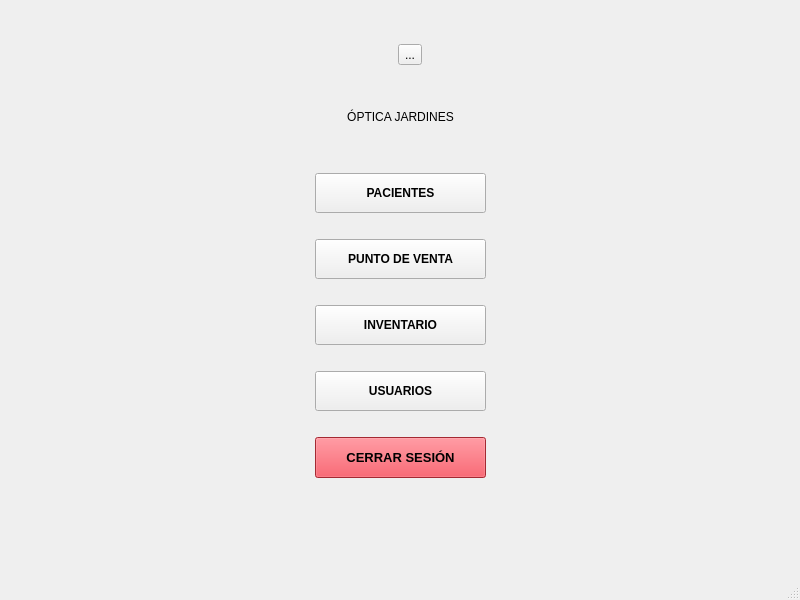
<?xml version="1.0" encoding="UTF-8"?>
<ui version="4.0">
 <class>Menu</class>
 <widget class="QMainWindow" name="Menu">
  <property name="geometry">
   <rect>
    <x>0</x>
    <y>0</y>
    <width>800</width>
    <height>600</height>
   </rect>
  </property>
  <property name="windowTitle">
   <string>MainWindow</string>
  </property>
  <widget class="QWidget" name="centralwidget">
   <layout class="QGridLayout" name="gridLayout">
    <item row="0" column="0">
     <layout class="QGridLayout" name="gridLayout_2" rowstretch="0,0,0,0,0,0,0,0,0,0,0,0,0,0,0" columnstretch="3,0,5">
      <item row="0" column="0" colspan="3">
       <layout class="QGridLayout" name="gridLayout_5" columnstretch="0,0,0,0">
        <item row="0" column="1">
         <spacer name="horizontalSpacer_5">
          <property name="orientation">
           <enum>Qt::Orientation::Horizontal</enum>
          </property>
          <property name="sizeHint" stdset="0">
           <size>
            <width>40</width>
            <height>20</height>
           </size>
          </property>
         </spacer>
        </item>
        <item row="0" column="3">
         <spacer name="horizontalSpacer_6">
          <property name="orientation">
           <enum>Qt::Orientation::Horizontal</enum>
          </property>
          <property name="sizeHint" stdset="0">
           <size>
            <width>40</width>
            <height>20</height>
           </size>
          </property>
         </spacer>
        </item>
        <item row="0" column="2">
         <widget class="QToolButton" name="toolButton">
          <property name="layoutDirection">
           <enum>Qt::LayoutDirection::RightToLeft</enum>
          </property>
          <property name="text">
           <string>...</string>
          </property>
          <property name="icon">
           <iconset resource="RECURSOS.qrc">
            <normaloff>:/IMAGENES/IMAGENES/LOGOS/LOGO GRIS.jpg</normaloff>:/IMAGENES/IMAGENES/LOGOS/LOGO GRIS.jpg</iconset>
          </property>
          <property name="iconSize">
           <size>
            <width>35</width>
            <height>35</height>
           </size>
          </property>
          <property name="popupMode">
           <enum>QToolButton::ToolButtonPopupMode::DelayedPopup</enum>
          </property>
         </widget>
        </item>
        <item row="0" column="0">
         <spacer name="verticalSpacer_3">
          <property name="orientation">
           <enum>Qt::Orientation::Vertical</enum>
          </property>
          <property name="sizeType">
           <enum>QSizePolicy::Policy::Expanding</enum>
          </property>
          <property name="sizeHint" stdset="0">
           <size>
            <width>20</width>
            <height>50</height>
           </size>
          </property>
         </spacer>
        </item>
       </layout>
      </item>
      <item row="13" column="0" colspan="3">
       <layout class="QGridLayout" name="layout" rowstretch="0,0,0,0,0,0,0,0,0,0,0,0,0,0">
        <property name="topMargin">
         <number>0</number>
        </property>
        <item row="0" column="0" colspan="3">
         <layout class="QGridLayout" name="gridLayout_3">
          <property name="topMargin">
           <number>0</number>
          </property>
          <item row="0" column="1">
           <widget class="QLabel" name="Titulo">
            <property name="styleSheet">
             <string notr="true"/>
            </property>
            <property name="text">
             <string>ÓPTICA JARDINES</string>
            </property>
            <property name="alignment">
             <set>Qt::AlignmentFlag::AlignCenter</set>
            </property>
            <property name="margin">
             <number>10</number>
            </property>
           </widget>
          </item>
          <item row="0" column="0">
           <spacer name="horizontalSpacer_3">
            <property name="orientation">
             <enum>Qt::Orientation::Horizontal</enum>
            </property>
            <property name="sizeHint" stdset="0">
             <size>
              <width>40</width>
              <height>20</height>
             </size>
            </property>
           </spacer>
          </item>
          <item row="0" column="3">
           <spacer name="horizontalSpacer_4">
            <property name="orientation">
             <enum>Qt::Orientation::Horizontal</enum>
            </property>
            <property name="sizeHint" stdset="0">
             <size>
              <width>40</width>
              <height>20</height>
             </size>
            </property>
           </spacer>
          </item>
          <item row="1" column="1">
           <spacer name="verticalSpacer">
            <property name="orientation">
             <enum>Qt::Orientation::Vertical</enum>
            </property>
            <property name="sizeType">
             <enum>QSizePolicy::Policy::Expanding</enum>
            </property>
            <property name="sizeHint" stdset="0">
             <size>
              <width>20</width>
              <height>40</height>
             </size>
            </property>
           </spacer>
          </item>
         </layout>
        </item>
        <item row="1" column="1">
         <layout class="QGridLayout" name="botones">
          <property name="topMargin">
           <number>0</number>
          </property>
          <item row="5" column="1">
           <spacer name="verticalSpacer_5">
            <property name="orientation">
             <enum>Qt::Orientation::Vertical</enum>
            </property>
            <property name="sizeType">
             <enum>QSizePolicy::Policy::Expanding</enum>
            </property>
            <property name="sizeHint" stdset="0">
             <size>
              <width>20</width>
              <height>20</height>
             </size>
            </property>
           </spacer>
          </item>
          <item row="9" column="1">
           <spacer name="EspacioUsuarios">
            <property name="orientation">
             <enum>Qt::Orientation::Vertical</enum>
            </property>
            <property name="sizeType">
             <enum>QSizePolicy::Policy::Expanding</enum>
            </property>
            <property name="sizeHint" stdset="0">
             <size>
              <width>165</width>
              <height>20</height>
             </size>
            </property>
           </spacer>
          </item>
          <item row="3" column="1">
           <spacer name="verticalSpacer_4">
            <property name="orientation">
             <enum>Qt::Orientation::Vertical</enum>
            </property>
            <property name="sizeType">
             <enum>QSizePolicy::Policy::Expanding</enum>
            </property>
            <property name="sizeHint" stdset="0">
             <size>
              <width>20</width>
              <height>20</height>
             </size>
            </property>
           </spacer>
          </item>
          <item row="1" column="1">
           <widget class="QPushButton" name="Lista">
            <property name="enabled">
             <bool>true</bool>
            </property>
            <property name="font">
             <font>
              <family>Arial</family>
              <bold>true</bold>
             </font>
            </property>
            <property name="cursor">
             <cursorShape>OpenHandCursor</cursorShape>
            </property>
            <property name="styleSheet">
             <string notr="true">padding: 12px 30px;</string>
            </property>
            <property name="text">
             <string>PACIENTES</string>
            </property>
           </widget>
          </item>
          <item row="4" column="0">
           <spacer name="horizontalSpacer">
            <property name="orientation">
             <enum>Qt::Orientation::Horizontal</enum>
            </property>
            <property name="sizeType">
             <enum>QSizePolicy::Policy::Expanding</enum>
            </property>
            <property name="sizeHint" stdset="0">
             <size>
              <width>40</width>
              <height>20</height>
             </size>
            </property>
           </spacer>
          </item>
          <item row="8" column="1">
           <widget class="QPushButton" name="USUARIOS">
            <property name="font">
             <font>
              <family>Arial</family>
              <bold>true</bold>
             </font>
            </property>
            <property name="styleSheet">
             <string notr="true">padding: 12px 30px;</string>
            </property>
            <property name="text">
             <string>USUARIOS</string>
            </property>
           </widget>
          </item>
          <item row="4" column="1">
           <widget class="QPushButton" name="Punto">
            <property name="enabled">
             <bool>true</bool>
            </property>
            <property name="font">
             <font>
              <family>Arial</family>
              <bold>true</bold>
             </font>
            </property>
            <property name="cursor">
             <cursorShape>OpenHandCursor</cursorShape>
            </property>
            <property name="styleSheet">
             <string notr="true">padding: 12px 30px;</string>
            </property>
            <property name="text">
             <string>PUNTO DE VENTA</string>
            </property>
           </widget>
          </item>
          <item row="4" column="2">
           <spacer name="horizontalSpacer_2">
            <property name="orientation">
             <enum>Qt::Orientation::Horizontal</enum>
            </property>
            <property name="sizeType">
             <enum>QSizePolicy::Policy::Expanding</enum>
            </property>
            <property name="sizeHint" stdset="0">
             <size>
              <width>40</width>
              <height>20</height>
             </size>
            </property>
           </spacer>
          </item>
          <item row="7" column="1">
           <spacer name="verticalSpacer_6">
            <property name="orientation">
             <enum>Qt::Orientation::Vertical</enum>
            </property>
            <property name="sizeType">
             <enum>QSizePolicy::Policy::Expanding</enum>
            </property>
            <property name="sizeHint" stdset="0">
             <size>
              <width>20</width>
              <height>20</height>
             </size>
            </property>
           </spacer>
          </item>
          <item row="6" column="1">
           <widget class="QPushButton" name="Inventario">
            <property name="font">
             <font>
              <family>Arial</family>
              <bold>true</bold>
             </font>
            </property>
            <property name="cursor">
             <cursorShape>OpenHandCursor</cursorShape>
            </property>
            <property name="styleSheet">
             <string notr="true">padding: 12px 30px;</string>
            </property>
            <property name="text">
             <string>INVENTARIO</string>
            </property>
           </widget>
          </item>
          <item row="10" column="1">
           <widget class="QPushButton" name="cerrar_sesion">
            <property name="font">
             <font>
              <family>Arial</family>
              <pointsize>10</pointsize>
              <bold>true</bold>
             </font>
            </property>
            <property name="styleSheet">
             <string notr="true">padding: 12px 30px;
background-color: rgb(230, 57, 70);</string>
            </property>
            <property name="text">
             <string>CERRAR SESIÓN</string>
            </property>
           </widget>
          </item>
         </layout>
        </item>
       </layout>
      </item>
      <item row="14" column="0" colspan="3">
       <layout class="QVBoxLayout" name="verticalLayout">
        <property name="topMargin">
         <number>0</number>
        </property>
        <item>
         <spacer name="verticalSpacer_2">
          <property name="orientation">
           <enum>Qt::Orientation::Vertical</enum>
          </property>
          <property name="sizeType">
           <enum>QSizePolicy::Policy::Expanding</enum>
          </property>
          <property name="sizeHint" stdset="0">
           <size>
            <width>20</width>
            <height>40</height>
           </size>
          </property>
         </spacer>
        </item>
       </layout>
      </item>
     </layout>
    </item>
   </layout>
  </widget>
  <widget class="QMenuBar" name="menubar">
   <property name="geometry">
    <rect>
     <x>0</x>
     <y>0</y>
     <width>800</width>
     <height>22</height>
    </rect>
   </property>
  </widget>
  <widget class="QStatusBar" name="statusbar"/>
 </widget>
 <resources>
  <include location="RECURSOS.qrc"/>
 </resources>
 <connections/>
</ui>
